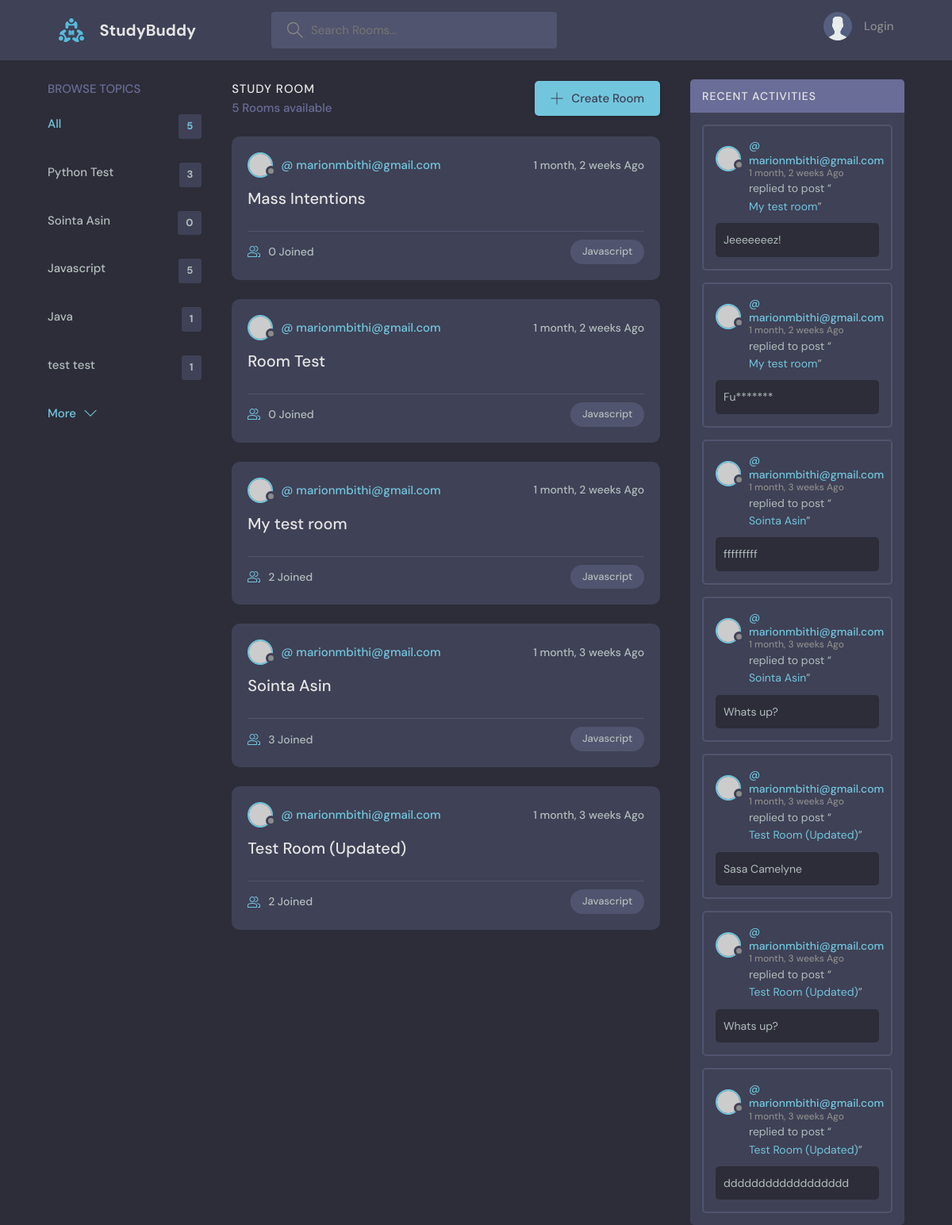
/?q=Javascript, run on the app's committed database.
### base/models.py (models this page shows, shortened)
class Topic(models.Model):
    name = models.CharField(max_length=200)

class Room(models.Model):
    host = models.ForeignKey(User, on_delete=models.SET_NULL, null=True)
    topic = models.ForeignKey(Topic, on_delete=models.SET_NULL, null=True)
    name = models.CharField('Name', max_length=200)
    description = models.TextField(null=True, blank=True)
    participants = models.ManyToManyField(User, related_name='participants', blank=True)
    updated_at = models.DateTimeField(auto_now=True)
    created_at = models.DateTimeField(auto_now_add=True)
    class Meta:
        ordering = ['-updated_at', '-created_at']
    def __str__(self):
        return self.name

class Message(models.Model):
    user = models.ForeignKey(User, on_delete=models.CASCADE)
    room = models.ForeignKey(Room, on_delete=models.CASCADE)
    body = models.TextField()
    created_at = models.DateTimeField(auto_now_add=True)
    updated_at = models.DateTimeField(auto_now=True)
    class Meta:
        ordering = ['-updated_at', '-created_at']

### base/views.py (the view)
# urls.py: path('', views.home, name="home"),
def home(request):
    q = request.GET.get('q') if request.GET.get('q') != None else ''
    rooms = Room.objects.filter(
        Q(topic__name__icontains=q) |
        Q(name__icontains=q) |
        Q(description__icontains=q)
        )
    topics = Topic.objects.all()[0:5]
    room_count = rooms.count()
    room_messages = Message.objects.filter(Q(room__topic__name__icontains=q))
    context = {'rooms': rooms, 'topics': topics, 'room_count': room_count, 'room_messages' : room_messages}
    return render(request, 'base/home.html', context)

### base/templates/base/home.html (shortened to what this page needs)
{% extends 'main.html' %}
  {% block content %}
  <main class="layout layout--3">
    <div class="container">
      {% include 'base/topics_component.html' %}
      <div class="roomList">
        <div class="roomList__header">
          <div>
            <h2>Study Room</h2>
            <p>{{room_count}} Rooms available</p>
          </div>
          <a class="btn btn--main" href="{% url 'create-room' %}">
            <svg version="1.1" xmlns="http://www.w3.org/2000/svg" width="32" height="32" viewBox="0 0 32 32">
              <title>add</title>
              <path
                d="M16.943 0.943h-1.885v14.115h-14.115v1.885h14.115v14.115h1.885v-14.115h14.115v-1.885h-14.115v-14.115z"
              ></path>
            </svg>
            Create Room
          </a>
        </div>
        {% include 'base/feed_component.html' %}
      </div>
      <div class="activities">
        <div class="activities__header">
          <h2>Recent Activities</h2>
        </div>
        {% include 'base/activity_component.html' %}
      </div>
    </div>
  </main>
  {% endblock content %}

### base/templates/base/topics_component.html
  <div class="topics">
    <div class="topics__header">
      <h2>Browse Topics</h2>
    </div>
    <ul class="topics__list">
      <li>
        <a href="{% url 'home' %}" class="active">All <span>{{topics.count}}</span></a>
      </li>
      {% for topic in topics %}
      <li>
        <a href="{% url 'home' %}?q={{topic.name}}">{{topic.name}} <span>{{topic.room_set.all.count}}</span></a>
      </li>
      {% endfor %}
    </ul>
    <a class="btn btn--link" href="{% url 'topics' %}">
      More
      <svg version="1.1" xmlns="http://www.w3.org/2000/svg" width="32" height="32" viewBox="0 0 32 32">
        <title>chevron-down</title>
        <path d="M16 21l-13-13h-3l16 16 16-16h-3l-13 13z"></path>
      </svg>
    </a>
</div>

### base/templates/base/feed_component.html (shortened to what this page needs)
{% for room in rooms %}
<div class="roomListRoom">
    <div class="roomListRoom__header">
      <a href="{% url 'user-profile' room.host.id %}" class="roomListRoom__author">
        <div class="avatar avatar--small">
          <img src="https://randomuser.me/api/portraits/women/11.jpg" />
        </div>
        <span>@ {{ room.host.username }}</span>
      </a>
      <div class="roomListRoom__actions">
        <span>{{room.created_at|timesince}} Ago</span>
      </div>
    </div>
    <div class="roomListRoom__content">
      <a href="{% url 'room' room.id %}">{{room.name}}</a>
    </div>
    <div class="roomListRoom__meta">
      <a href="{% url 'room' room.id %}" class="roomListRoom__joined">
        {{room.participants.all.count}} Joined
      </a>
      <p class="roomListRoom__topic">{{room.topic.name}}</p>
    </div>
</div>
{% endfor %}

### base/templates/base/activity_component.html (shortened to what this page needs)
{% for message in room_messages %}
<div class="activities__box">
    <div class="activities__boxHeader roomListRoom__header">
      <a href="{% url 'user-profile' message.user.id %}" class="roomListRoom__author">
        <div class="avatar avatar--small">
          <img src="https://randomuser.me/api/portraits/women/11.jpg" />
        </div>
        <p>
            @ {{message.user}}
          <span>{{message.created_at|timesince}} Ago</span>
        </p>
      </a>
    </div>
    <div class="activities__boxContent">
      <p>replied to post “<a href="{% url 'room' message.room.id %}">{{message.room }}</a>”</p>
      <div class="activities__boxRoomContent">
        {{message.body}}
      </div>
    </div>
  </div>
{% endfor %}

### data on the page
Topic: name "Python Test", room_set.all.count "3"
Topic: name "Sointa Asin", room_set.all.count "0"
Topic: name "Javascript", room_set.all.count "5"
Topic: name "Java", room_set.all.count "1"
Topic: name "test test", room_set.all.count "1"
Room: host.username "marionmbithi@gmail.com", created_at "1 month, 2 weeks", name "Mass Intentions", participants.all.count "0", topic.name "Javascript"
Room: host.username "marionmbithi@gmail.com", created_at "1 month, 2 weeks", name "Room Test", participants.all.count "0", topic.name "Javascript"
Room: host.username "marionmbithi@gmail.com", created_at "1 month, 2 weeks", name "My test room", participants.all.count "2", topic.name "Javascript"
Room: host.username "marionmbithi@gmail.com", created_at "1 month, 3 weeks", name "Sointa Asin", participants.all.count "3", topic.name "Javascript"
Room: host.username "marionmbithi@gmail.com", created_at "1 month, 3 weeks", name "Test Room (Updated)", participants.all.count "2", topic.name "Javascript"
Message: user "marionmbithi@gmail.com", created_at "1 month, 2 weeks", room "My test room", body "Jeeeeeeez!"
Message: user "marionmbithi@gmail.com", created_at "1 month, 2 weeks", room "My test room", body "Fu*******"
Message: user "marionmbithi@gmail.com", created_at "1 month, 3 weeks", room "Sointa Asin", body "fffffffff"
Message: user "marionmbithi@gmail.com", created_at "1 month, 3 weeks", room "Sointa Asin", body "Whats up?"
Message: user "marionmbithi@gmail.com", created_at "1 month, 3 weeks", room "Test Room (Updated)", body "Sasa Camelyne"
Message: user "marionmbithi@gmail.com", created_at "1 month, 3 weeks", room "Test Room (Updated)", body "Whats up?"
Message: user "marionmbithi@gmail.com", created_at "1 month, 3 weeks", room "Test Room (Updated)", body "dddddddddddddddddd"

### other printed values
{{ topics.count }} "5"
{{ room_count }} "5"
